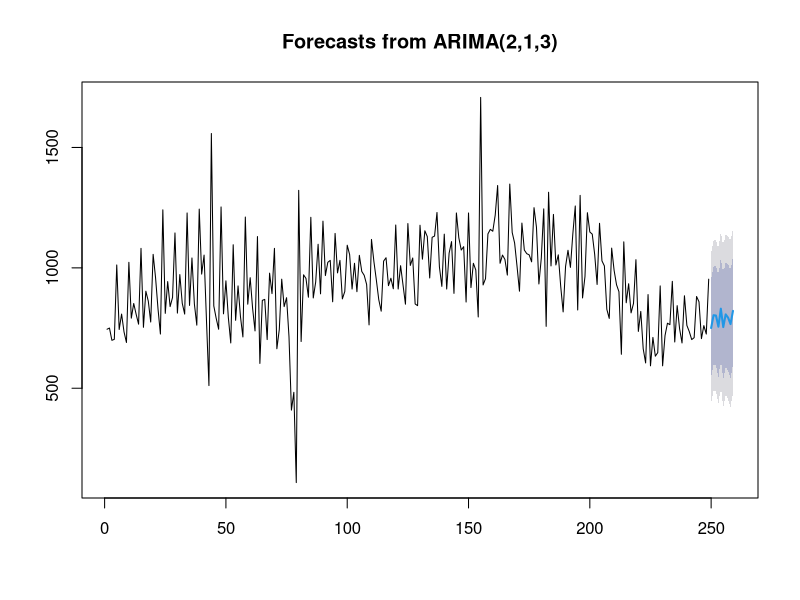

This figure's R source:
# trying things with zoo

library(xts)
raw <- read.csv("./afd_zeiten.csv", sep=";")

#converting into Date
raw$EINSPIELDATUM <- as.Date(raw$EINSPIELDATUM, format="%d.%m.%Y")

#create zoo
zo <- xts(raw$ANZ_AUFTRAEGE, order.by=raw$EINSPIELDATUM)

#create model
library(forecast)
fit <- auto.arima(zo)
fc <- forecast(fit, h=10)
plot(fc, axes=TRUE,)
#DOESNT WORK PROPERLY EITHER

as.Date(250, origin="2014-01-01")
as.Date(259, origin="2014-01-01")
#with xts it is the best so far, except that the forecast always predicts for the whole time including
#weekends, so the only way to handle those situation is to impute the values for the missing 
# holidays and weekends

